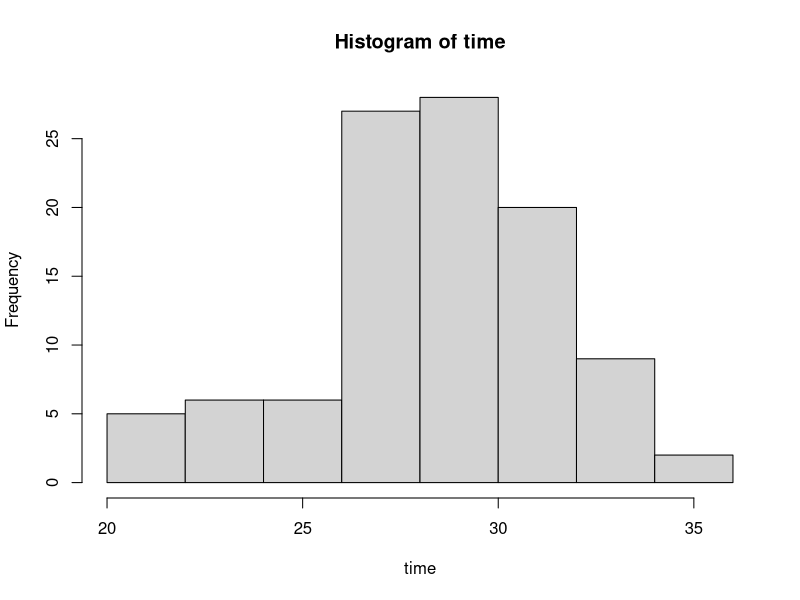
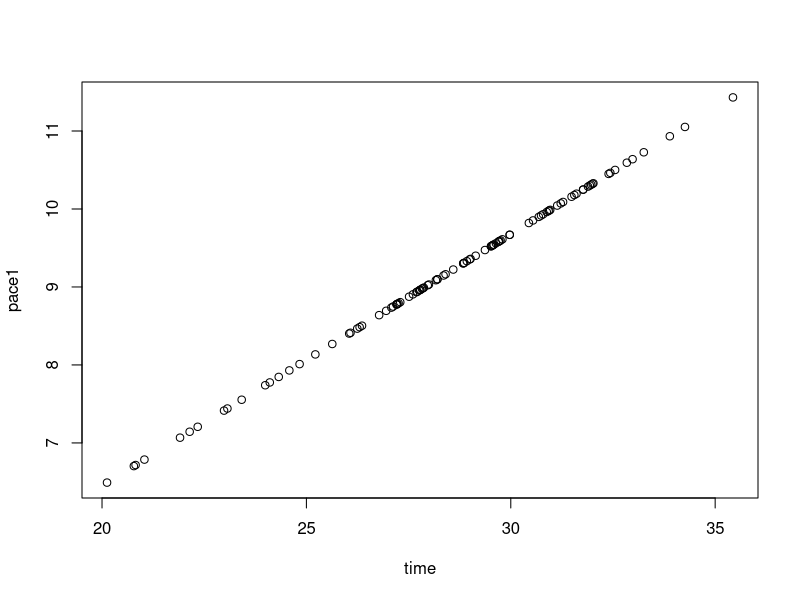
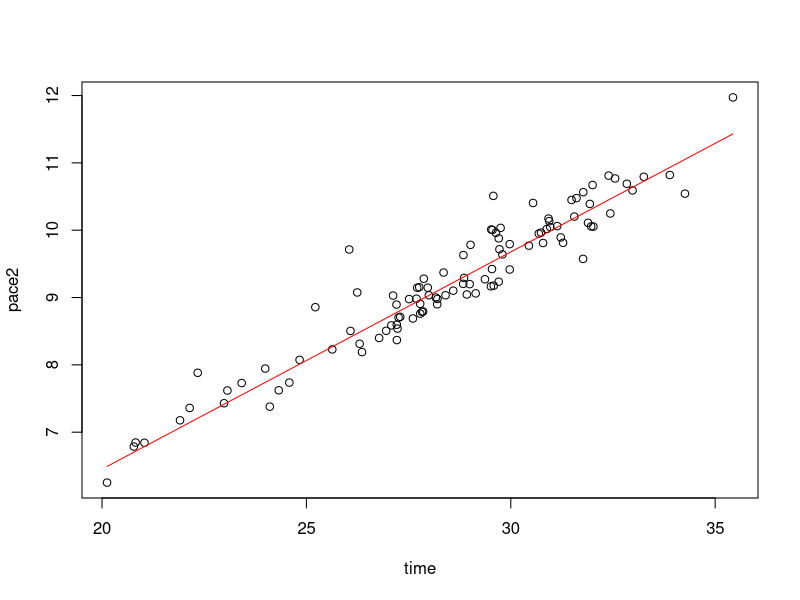

Reproduce these figures in R, in order.
## ---- chunk 1
knitr::opts_chunk$set(echo = TRUE)
## ---- chunk 2
time <- rnorm(103, mean = 28.5, sd = 3.4)
hist(time)
## ---- chunk 3
pace1 <- time/3.1
plot(pace1~time)
## ---- chunk 4
pace2 <- rnorm(103, mean = (1/3.1 * time), sd = 0.3)
plot(pace2~time)
lines(pace1[order(time)] ~ time[order(time)], col = "red", ylim = c(15,40))
